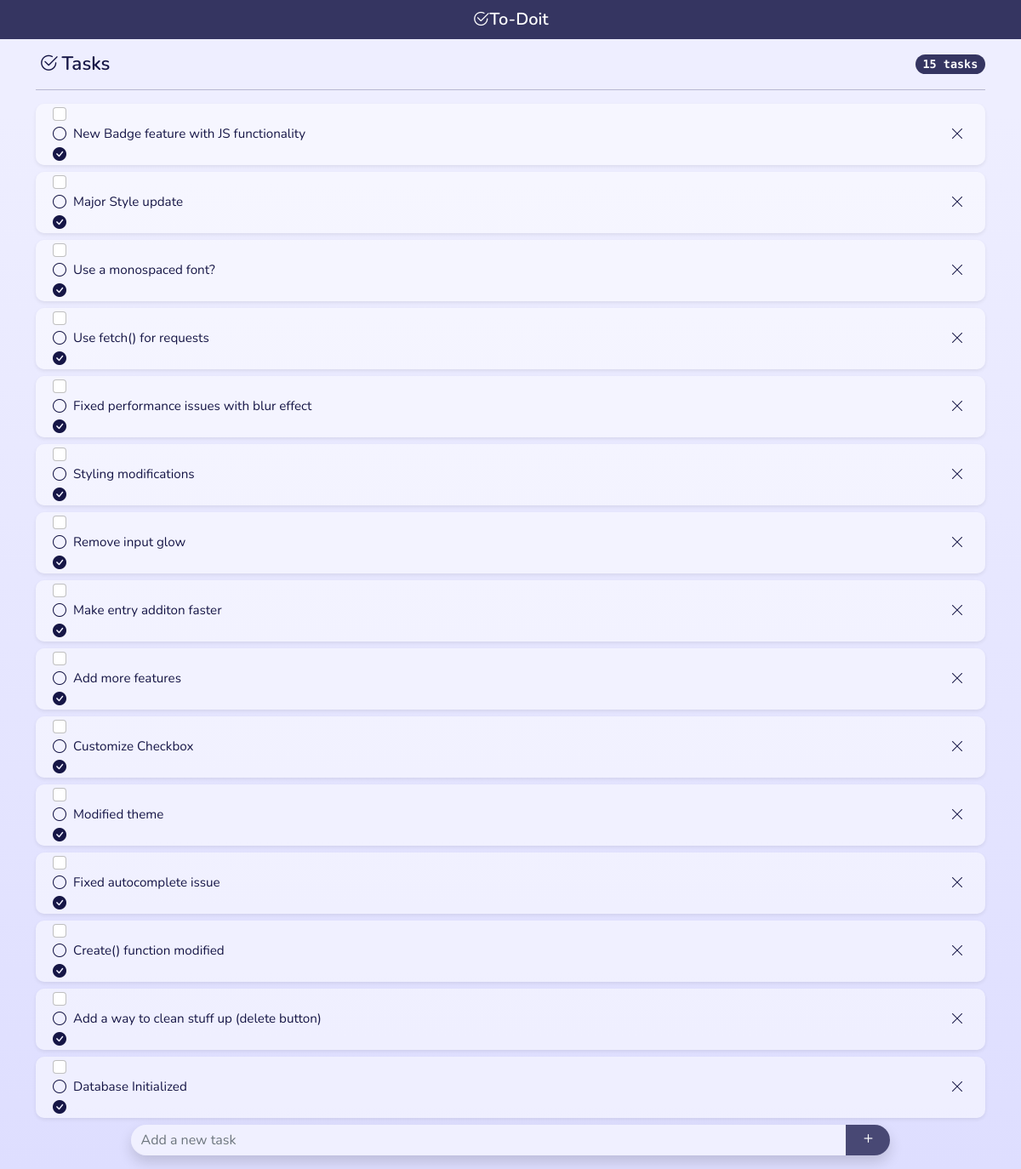
Before: / with the older database file.
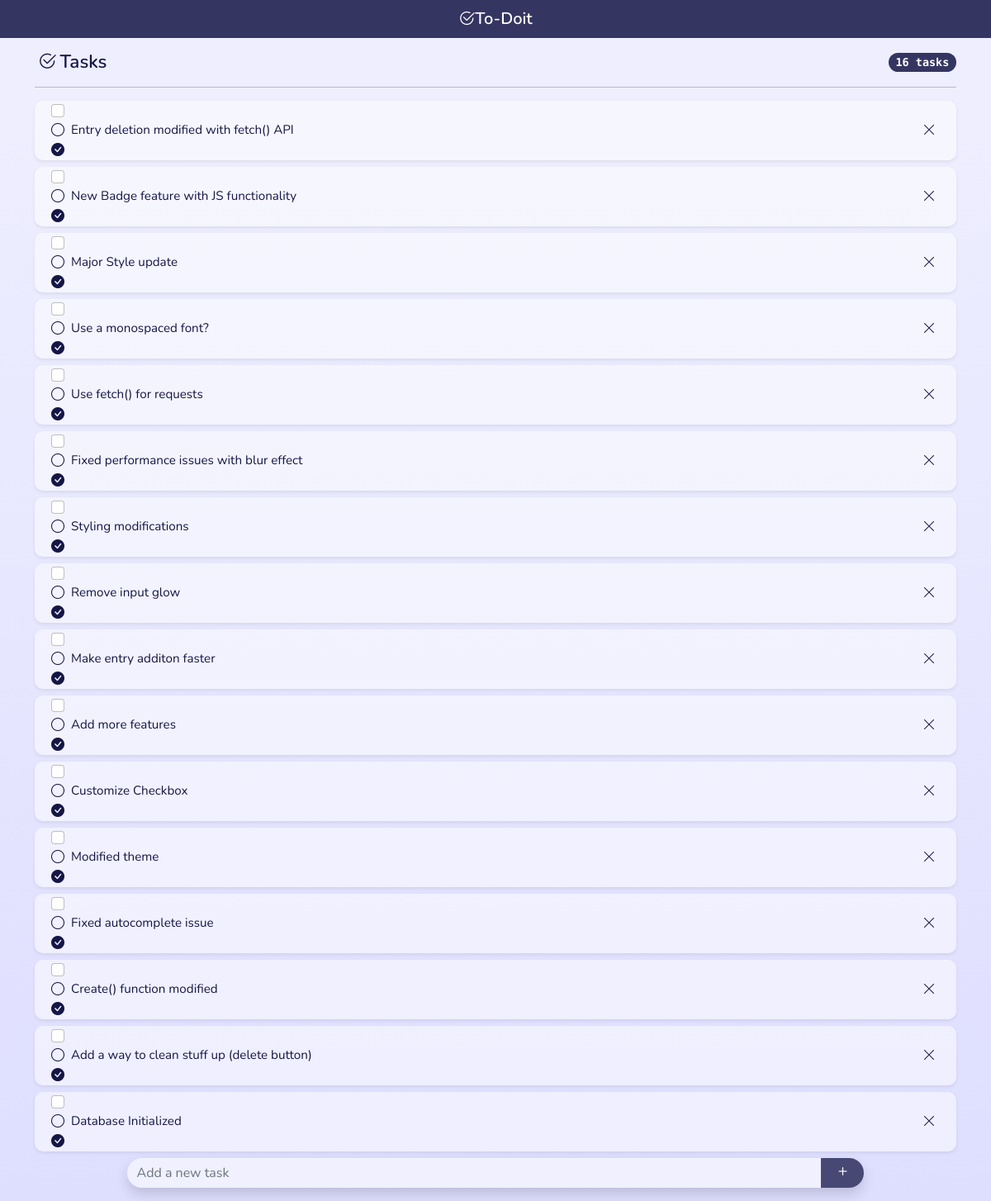
After: the same page with the newer database file.
### tables this page shows
CREATE TABLE todos (
    id INTEGER PRIMARY KEY AUTOINCREMENT,
    time TIMESTAMP NOT NULL DEFAULT CURRENT_TIMESTAMP,
    content TEXT NOT NULL
);

### app.py (the view)
@app.route('/', methods =["GET", "POST"])
def index():
    conn = get_db_connection()
    todos = conn.execute('SELECT * FROM todos').fetchall()
    todos = reversed(todos)
    conn.close()
    return render_template('index.html',todos=todos)

### app.py (called while the page is built)
def get_db_connection():
    conn = sqlite3.connect('database.db')
    conn.row_factory = sqlite3.Row
    return conn

### templates/index.html
{% extends 'base.html' %}
{% block content %}
    {% for entry in todos %}
        <div id="{{ entry['id'] }}" class="card mb-2 shadow-sm">
            <li class="list-group-item py-0 border-0 d-flex justify-content-between align-items-center">
    	    	<div class="pretty p-icon p-toggle p-plain px-1">
                    <input class="form-check-input me-1" type="checkbox">
                    <div class="state p-off">
                        <i class="bi bi-circle"></i>
                    </div>
                    <div class="state p-on">
                        <i class="bi bi-check-circle-fill"></i>
                    </div>
                </div>
                <div class="card-body lh-sm px-0">{{ entry['content'] }}</div>
                <button id="{{ entry['id'] }}" type="button" class="btn btn-sm px-2 close-btn"><i class="bi bi-x-lg"></i></button>
            </li>
        </div>
    {% endfor %}
{% endblock %}

### templates/base.html (shortened to what this page needs)
<!doctype html>
<html lang="en">
  <head>
    <link href="https://cdn.jsdelivr.net/npm/bootstrap@5.2.2/dist/css/bootstrap.min.css" rel="stylesheet">
    <link rel="stylesheet" href="https://cdn.jsdelivr.net/npm/pretty-checkbox@3.0/dist/pretty-checkbox.min.css">
    <link rel="stylesheet" href="https://cdn.jsdelivr.net/npm/bootstrap-icons@1.9.1/font/bootstrap-icons.css">
    <link rel="stylesheet" href="{{ url_for('static',filename='style.css') }}" type="text/css">
  </head>
  <body>
	<nav class="navbar sticky-top navbar-dark navbar-custom">
    	<div class="container">
        <a class="navbar-brand logotype py-0 mx-auto" href="#">
            <i class="bi bi-check2-circle"></i>To-Doit
        </a>
  	  </div>
	</nav>
	<div class="content container">
    <h1 class="header d-flex my-3 align-items-center"><i class="bi px-1 bi-check2-circle"></i>Tasks<span class="badge custom-badge rounded-pill ms-auto"></span></h1>
    <hr>
    <ul class="list-group">
        {% block content %} {% endblock %}
        <form id="add_task" method="POST" class="fixed-bottom-group">
	        <div class="input-group shadow mb-3">
		        <input id="task_input" type="text" name="new_task" autocomplete="off" class="form-control" placeholder="Add a new task">
		        <button class="btn btn-dark btn-lg py-0 my-0 btn-custom" type="submit"><i class="bi bi-plus"></i></button>
	        </div>
	    </form>
	</ul>
	</div>
  </body>
</html>

### static/style.css (style rules this page uses)
html { min-height: 100%; }
body { background: linear-gradient(0deg, #dedeff 0%, #eeeeff 90%); background-repeat: no-repeat; font-size: 100%; color: rgb(22,22,70); }
.navbar-custom { background-color: rgba(22,22,70,0.85); }
.logotype { font-family: 'Nunito'; font-weight: 600; }
.header { font-family: 'Nunito'; font-weight: 600; font-size: 1.4em; }
.badge { font-family: 'Source Code Pro'; font-size: 0.6em; background-color: rgba(22,22,70,0.85); }
.content { font-family: 'Nunito'; margin: auto; }
.fixed-bottom-group { position:sticky; bottom:0; left:0; right:0; width:80%; margin:auto; }
.input-group { border-radius: 30px; }
input[type="text"] { background-color: rgba(255,255,255,0.55); backdrop-filter: blur(1px); border: 0px; border-radius: 30px; }
.btn-custom { background-color: rgba(22,22,70,0.75); border: 0px; border-radius: 0 30px 30px 0; }
.card { background-color: rgba(255,255,255,0.5); border: 0px; border-radius: 10px; }
.list-group-item, .list-group-item .close-btn { background-color: rgba(0,0,0,0); color: rgb(22,22,70); }
.close-btn { font-size: 1em; }
.card-body { font-size: 0.95em; }

Changed rows visible on the page:
added todos: content "Entry deletion modified with fetch() API"
Other visible differences:
text written by a page script: "15 tasks" → "16 tasks"
